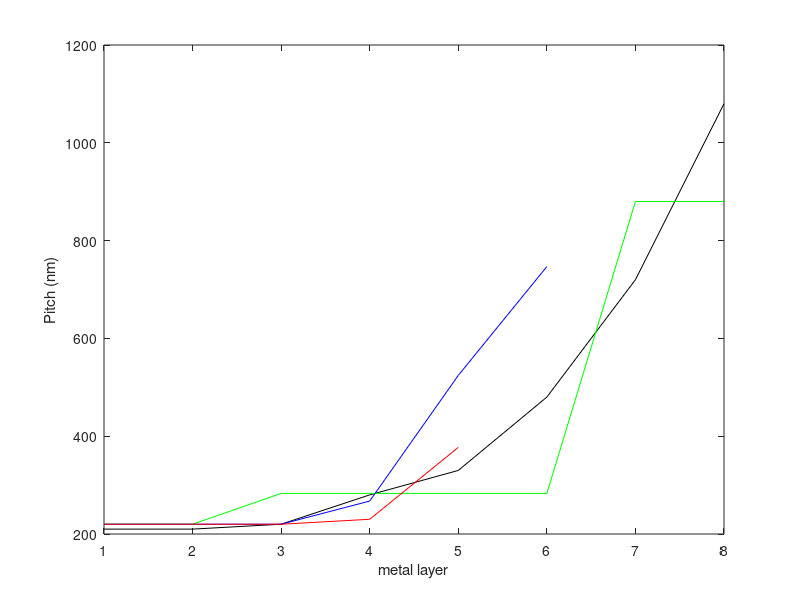

MATLAB code to generate this figure: (Note: this script raises an error after producing the figure.)
%% Merom
intel_merom_pitch = [ 210 210 220 280 330 480 720 1080 ];
intel_merom_thickness = [ 170 190 200 250 300 430 650 975];
intel_merom_ar = [ 1.6 1.8 1.8 1.8 1.8 1.8 1.8 1.8];

deepak_merom_pitch = [ 220 220 283 283 283 283 880 880 ];
my_merom_n2_pitch = [ 220 220 410.5 410.5 740.9 740.9 ];
my_merom_n1_pitch = [ 220 220 267.4 541.6 740.9 ];
my_merom_n1_e03 = [ 220.0000	220.0000	220.0000	273.9328	483.7781	740.9495 ];
my_merom_n1_dyneff = [ 220.0000	220.0000	220.0000	267.3597	524.3668	746.8653 ];

my_merom_tdwithrep = [ 220.0000  220.0000  220.0000  230.1247  377.1137 ];

% figure(1)
% clf
% plot(intel_merom_pitch,'k')
% hold on
% plot(deepak_merom_pitch,'r')
% plot(my_merom_n2_pitch,'b')
% plot(my_merom_n1_pitch,'g')
% plot(my_merom_n1_e03,'color',[0.7 0.3 0.7])
% plot(my_merom_n1_dyneff,'color',[0.3 0.7 1])
% xlabel('metal layer')
% ylabel('Pitch (nm)')
% fixfigs(1,3,14,12)

figure(7)
clf
plot(intel_merom_pitch,'k')
hold on
plot(deepak_merom_pitch,'g')
plot(my_merom_n1_dyneff,'b')
plot(my_merom_tdwithrep,'r')
xlabel('metal layer')
ylabel('Pitch (nm)')
fixfigs(7,3,14,12)

%% Sandy bridge
intel_sb_pitch = [ 112.5	112.5	112.5	168.8	225	337.6	450.1	566.5	19400 ];
intel_sb_thickness = [ 95 95 95 151 204 303 388 504 8000 2.55e4 ];
intel_sb_ar = [ 1.7 1.7 1.7 1.8 1.8 1.8 1.7 1.8 1.5 ];
my_sb_n2_pitch = [ 112.5	112.5	199.3	199.3	420	420	718.2	718.2 ];
my_sb_n1_pitch = [ 112.5	112.5	131.4947	247.3285	374.1441	540.3985	718.2076 ];
my_sb_n1_e03 = [ 112.5000	112.5000	112.5000	155.0817	252.8671	357.0507	480.4285	712.0960	712.7645 ];
my_sb_n1_dyneff = [ 112.5000	112.5000	112.5000	148.2061	265.4723	394.7707	577.4500	718.2076 ];

my_sb_tdwithrep = [112.5000  112.5000  112.5000  119.2457  232.3208  314.6503  397.2216];

% figure(2)
% clf
% plot(intel_sb_pitch,'k')
% hold on
% plot(my_sb_n2_pitch,'b')
% plot(my_sb_n1_pitch,'g')
% plot(my_sb_n1_e03,'color',[0.7 0.3 0.7])
% plot(my_sb_n1_dyneff,'color',[0.3 0.7 1])
% xlabel('metal layer')
% ylabel('Pitch (nm)')
% ylim([0 1.1*max(my_sb_n2_pitch)])
% fixfigs(2,3,14,12)

figure(8)
clf
plot(intel_sb_pitch,'k')
hold on
plot(my_sb_n1_dyneff,'b')
plot(my_sb_tdwithrep,'r')
xlabel('metal layer')
ylabel('Pitch (nm)')
ylim([0 1.1*max(my_sb_n2_pitch)])
fixfigs(8,3,14,12)

%% Intel Ivy bridge

intel_ib_pitch =[	90	80	80	112	160	240	320	360	14000 ];
my_ib_n1_dyneff_pitch = [	90	90	90	115.836	210.5411	322.5414	493.471	];
my_ib_tdwithrep_pitch = [ 90.0000   90.0000   90.0000   90.0000   93.0672  164.8177  218.1233  249.1480 ];
my_ib_tdwithrep_pitch = [ 90.0000   90.0000   90.0000  112.9949  183.4550  249.1480];

figure(9)
clf
plot(intel_ib_pitch,'k')
hold on
plot(my_ib_n1_dyneff_pitch,'b')
plot(my_ib_tdwithrep_pitch,'r')
xlabel('metal layer')
ylabel('Pitch (nm)')
ylim([0 1.1*max(my_ib_n1_dyneff_pitch)])
fixfigs(9,3,14,12)

